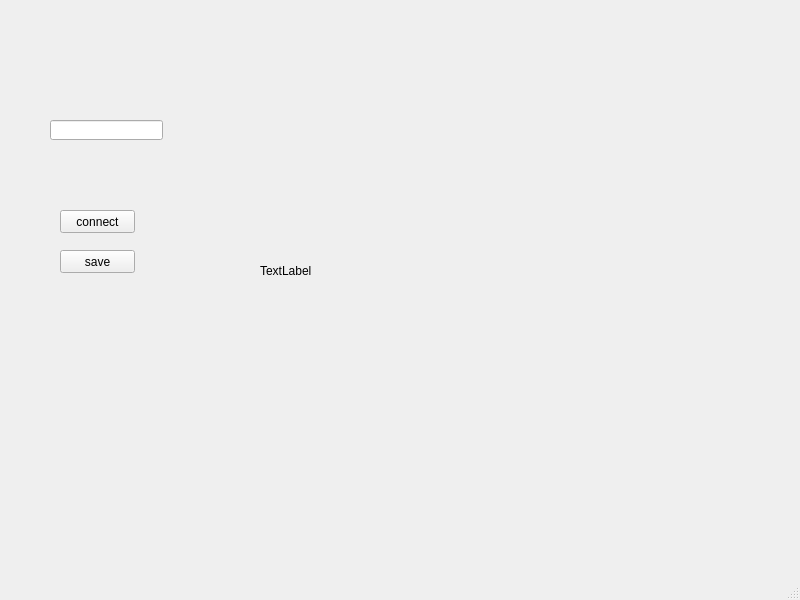
<?xml version="1.0" encoding="UTF-8"?>
<ui version="4.0">
 <class>showpic</class>
 <widget class="QMainWindow" name="showpic">
  <property name="geometry">
   <rect>
    <x>0</x>
    <y>0</y>
    <width>800</width>
    <height>600</height>
   </rect>
  </property>
  <property name="windowTitle">
   <string>showpic</string>
  </property>
  <widget class="QWidget" name="centralwidget">
   <widget class="QPushButton" name="pushButton_connect">
    <property name="geometry">
     <rect>
      <x>60</x>
      <y>210</y>
      <width>75</width>
      <height>23</height>
     </rect>
    </property>
    <property name="text">
     <string>connect</string>
    </property>
   </widget>
   <widget class="QPushButton" name="pushButton_save">
    <property name="geometry">
     <rect>
      <x>60</x>
      <y>250</y>
      <width>75</width>
      <height>23</height>
     </rect>
    </property>
    <property name="text">
     <string>save</string>
    </property>
   </widget>
   <widget class="QLabel" name="label_image_show">
    <property name="geometry">
     <rect>
      <x>260</x>
      <y>10</y>
      <width>361</width>
      <height>521</height>
     </rect>
    </property>
    <property name="text">
     <string>TextLabel</string>
    </property>
   </widget>
   <widget class="QLineEdit" name="lineEdit_IP">
    <property name="geometry">
     <rect>
      <x>50</x>
      <y>120</y>
      <width>113</width>
      <height>20</height>
     </rect>
    </property>
   </widget>
  </widget>
  <widget class="QMenuBar" name="menubar">
   <property name="geometry">
    <rect>
     <x>0</x>
     <y>0</y>
     <width>800</width>
     <height>23</height>
    </rect>
   </property>
  </widget>
  <widget class="QStatusBar" name="statusbar"/>
 </widget>
 <resources/>
 <connections/>
</ui>
